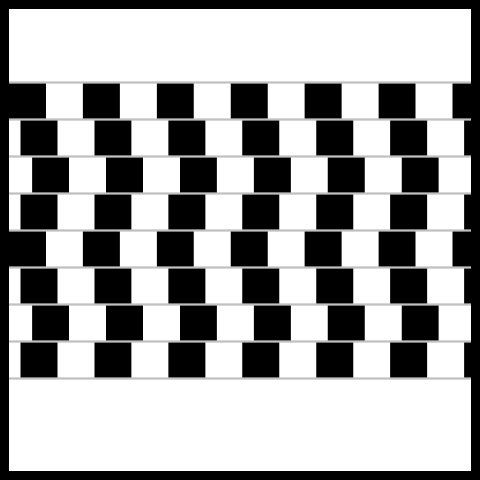
#> input picture Computer Vision/checkerboard.png, 480 x 480 px
$ jupyter execute Harris-corner-detector.ipynb   (older library calls are emulated)
#> lines starting #> are read from the running program, lines starting #| are printed output that depends on the picture; after the words box and inside, x2 and y2 are one past the last pixel; in counts of white or black regions, pixels touching at a corner belong together
[cell 1]
import cv2
from matplotlib import pyplot as plt
import numpy as np

im = cv2.imread('checkerboard.png')
#> im is the input picture: shape (480, 480, 3); min 0, max 255, mean 163
im_gray = cv2.cvtColor(im, cv2.COLOR_BGR2GRAY)
plt.imshow(im)

[cell 2]
i_x = cv2.Sobel(im_gray, cv2.CV_64F, 1, 0)
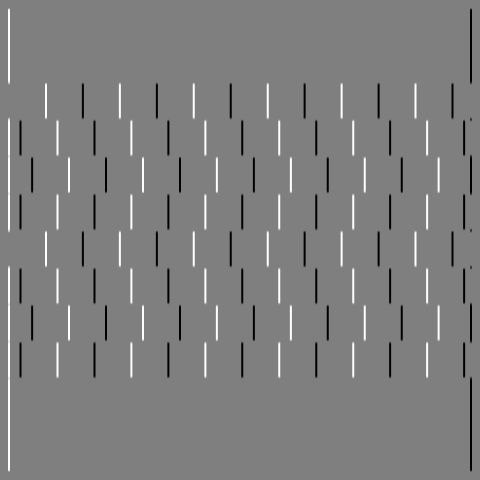
#> i_x: shape (480, 480) float64; min -1020, max 1020, mean 0; drawn with min black and max white
plt.imshow(i_x)
plt.title('Gradient in X direction')

[cell 3]
i_y = cv2.Sobel(im_gray, cv2.CV_64F, 0, 1)
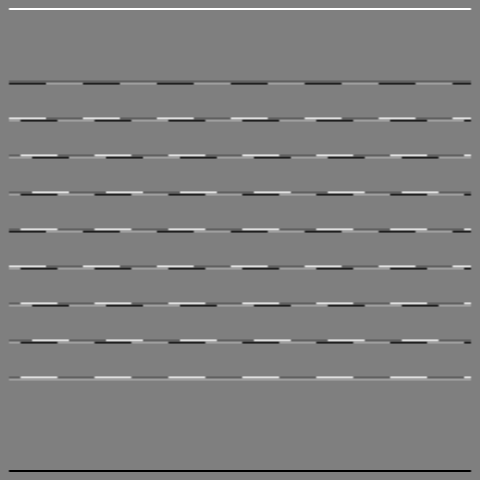
#> i_y: shape (480, 480) float64; min -1020, max 1020, mean 0; drawn with min black and max white
plt.imshow(i_y)
plt.title('Gradient in Y direction')

[cell 4]
# Calculate the product of derivates in each direction
i_xx = np.multiply(i_x, i_x)
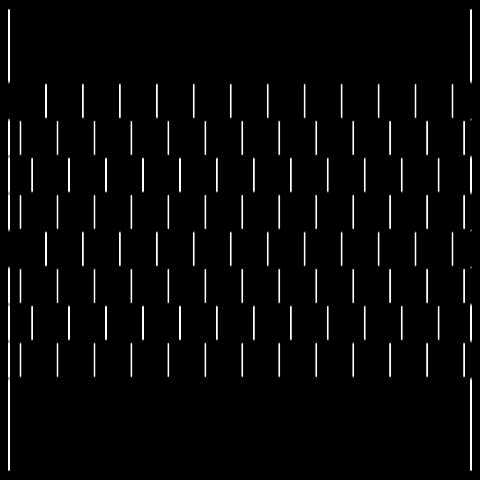
#> i_xx: shape (480, 480) float64; min 0, max 1040400, mean 31033.7; drawn with min black and max white
i_xy = np.multiply(i_x, i_y)
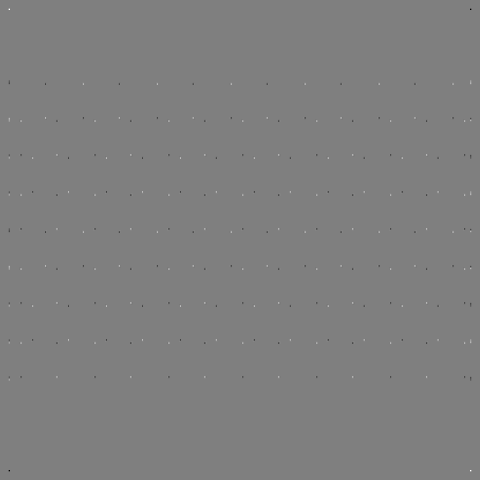
#> i_xy: shape (480, 480) float64; min -585225, max 585225, mean -4.2; drawn with min black and max white
i_yy = np.multiply(i_y, i_y)

[cell 5]
#Compute second moment matrix M in a Gaussian window around each pixel
s_xx = cv2.GaussianBlur(i_xx, (5,5), 0)
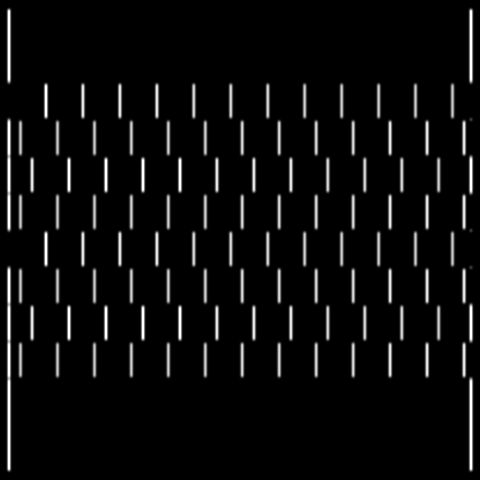
#> s_xx: shape (480, 480) float64; min 0, max 650250, mean 31033.7; drawn with min black and max white
s_xy = cv2.GaussianBlur(i_xy, (5,5), 0)
s_yy = cv2.GaussianBlur(i_yy, (5,5), 0)
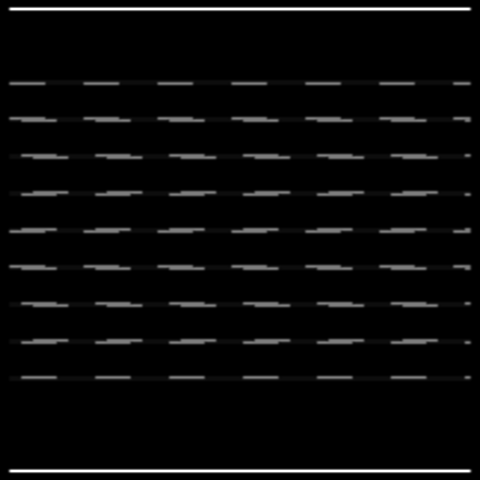
#> s_yy: shape (480, 480) float64; min 0, max 650250, mean 23521.2; drawn with min black and max white

[cell 6]
#Compute corner response function R,the response of the detector at each point
k = .04 # Recommended value between .04 and .06
det_h = np.multiply(s_xx, s_yy) - np.multiply(s_xy, s_xy)
trace_h = s_xx + s_yy
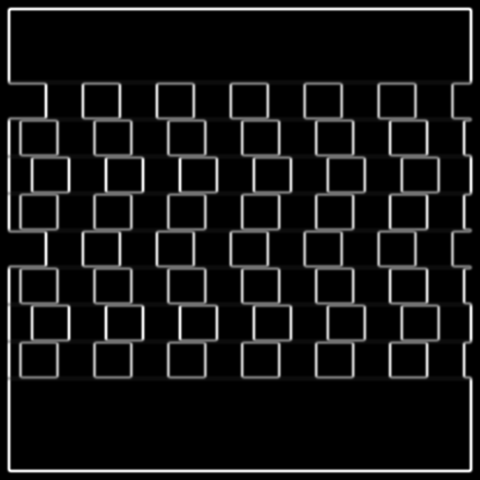
#> trace_h: shape (480, 480) float64; min 0, max 716291, mean 54555; drawn with min black and max white
R = det_h - k*np.multiply(trace_h, trace_h)
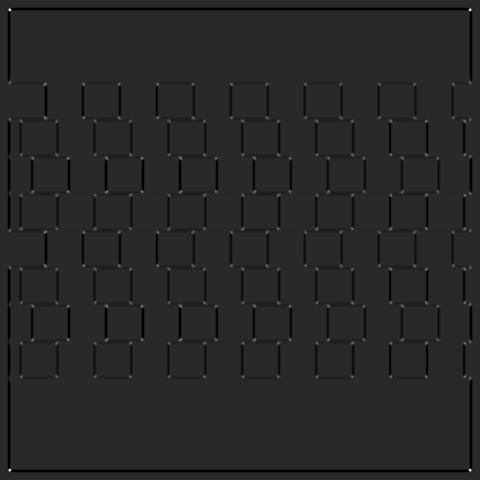
#> R: shape (480, 480) float64; min -1.69e+10, max 8.81e+10, mean -609957258.3; drawn with min black and max white

# Threshold R for the image
ratio = .2 # Number to tweak
thresh = abs(R) > ratio * abs(R).max()
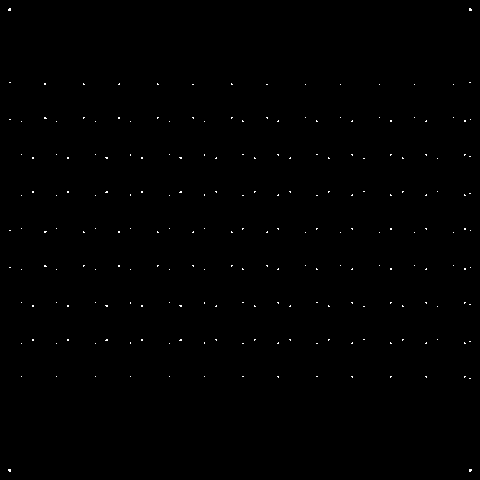
#> thresh: shape (480, 480) bool; 0.24% white in thin lines or dots
plt.imshow(thresh)

[cell 7]
# Compute non-maximal supression: Find local maxima of response function

# Get the indexes of the non zero values
non_zero_cords = np.nonzero(thresh)
#> non_zero_cords = 547 positions, rows 8 to 471, columns 8 to 471

# Tupled Co-ordinates
tuple_cords = [(i, j) for i,j in zip(non_zero_cords[0], non_zero_cords[1])]
#> tuple_cords = 547 pairs, first value 8 to 471, second value 8 to 471
# Values at the these co-ordinates
values = [abs(R)[i, j] for i, j in tuple_cords]
#> values = 547 values, max 8.81e+10 at index 5, min 1.79e+10 at index 68, mean 2.58e+10
# Sort the co-ordinates based on the R values
sorted_cords = [tuple_cords[i] for i in np.argsort(values)[::-1]]
#> sorted_cords has the same summary as tuple_cords
# Set Distance to perform NMS
# Any point with this distance of an
# already selected point will be suppressed
distance = 10 # Number to tweak
# List to hold the cords after NMS
nms_cords = []
nms_cords.append(sorted_cords[0])
for cord in sorted_cords:
    for nms_cord in nms_cords:
        if abs(cord[0]-nms_cord[0]) < distance and abs(cord[1]-nms_cord[1]) < distance:
            break
    else:
        nms_cords.append(cord)
#> this loop made 547 passes
#> cord on passes 1 to 3: (9, 9), (9, 470), (470, 470)
#> after the loop, nms_cords = 209 pairs, first value 9 to 470, second value 9 to 470
print("Number of points detected before NMS = {} ".format(len(thresh)))
#| Number of points detected before NMS = 480
print ("Number of points detected after NMS = {} ".format(len(nms_cords)))
#| Number of points detected after NMS = 209

[cell 8]
for nms_cord in nms_cords:
    cv2.circle(im, (nms_cord[1], nms_cord[0]), 4, (0, 0, 255), -1)
#> this loop made 209 passes
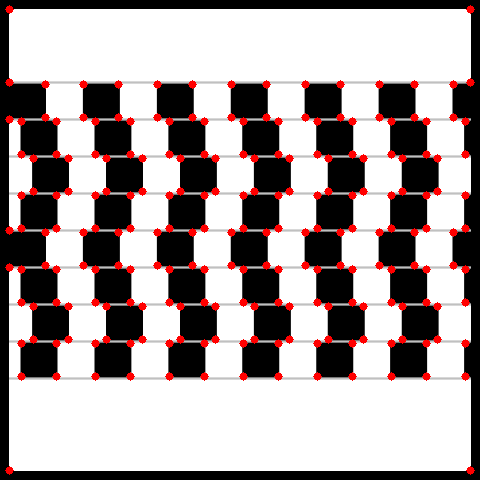
#> im: shape (480, 480, 3); mean B, G, R 157.6, 157.6, 168.9
plt.imshow(cv2.cvtColor(im, cv2.COLOR_BGR2RGB))
